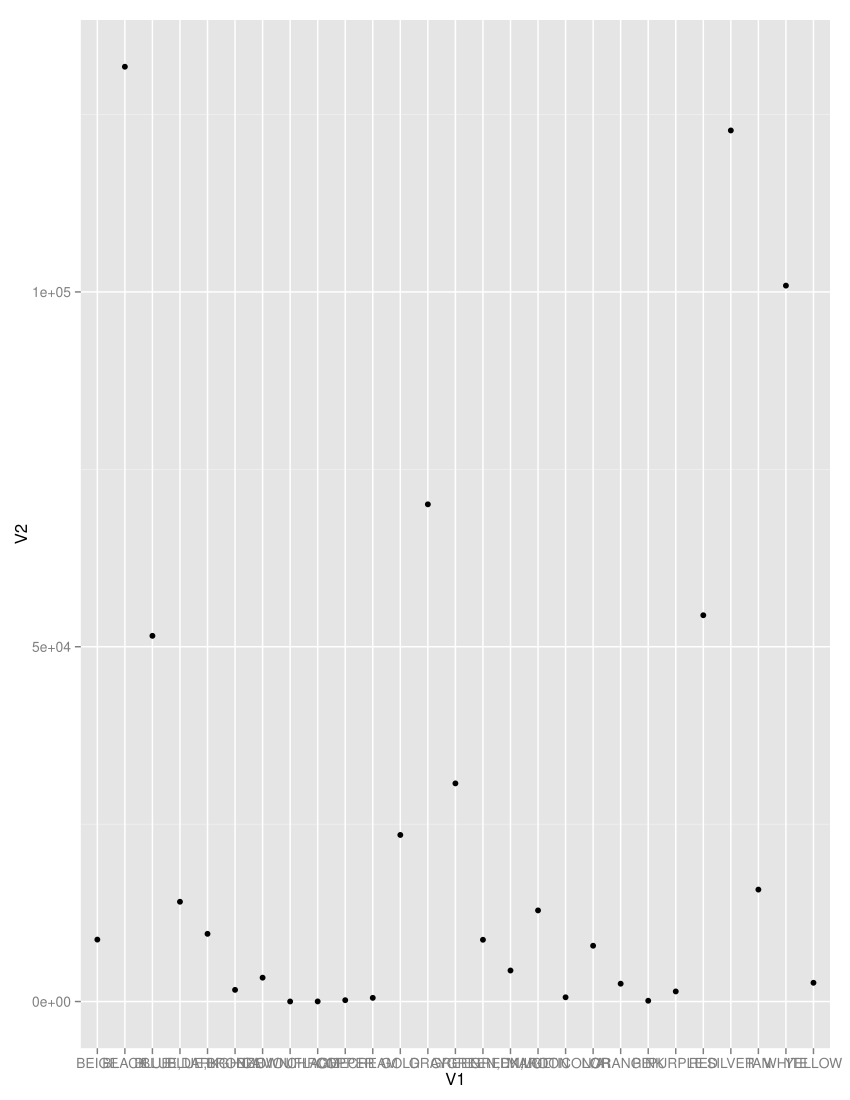

This figure's R source:

#raw data of my group's
tv_data <- read.csv("C:/Users/GramMS/Documents/GitHub/previou/traffic_Violations.csv", header = T, sep =",")

library(ggplot2)

??gglpot

#To make it numeric data. I use summary function to show the total numbers
data.frame((summary(tv_data$Color)))

#Data about the how many car colors have related to traffic accidents in Maryland.
c <- read.csv("C:/Users/GramMS/Documents/carcolor.csv", header = FALSE)

c

qplot(V1, V2, data=c, stat="summary", fun.y="sum")
